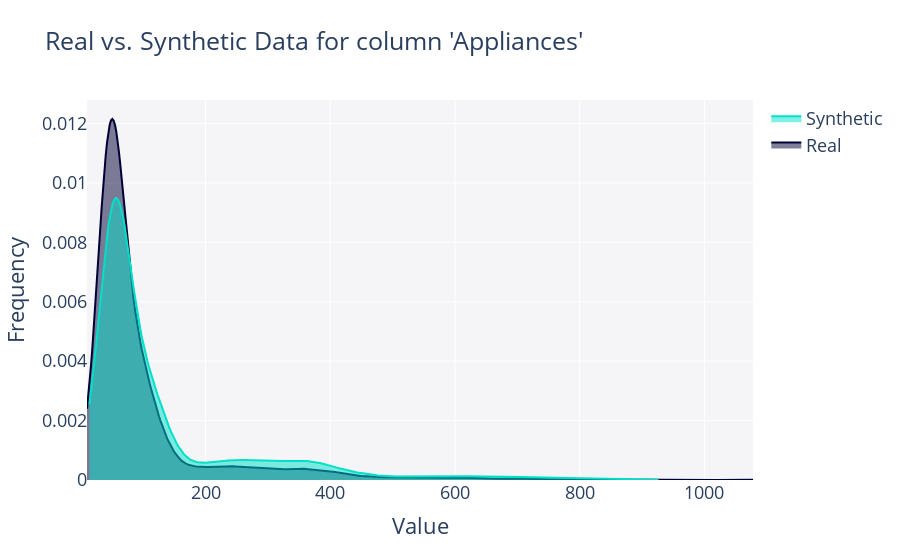

The notebook cell saved with this chart:
### Code cell
# Plot for the CTGAN model
fig_CTGAN_SDV = get_column_plot(
    real_data=df,
    synthetic_data=synthetic_data_CTGAN_SDV,
    metadata=metadata,
    column_name="Appliances"
)
    
fig_CTGAN_SDV.show()

### Figure 1 — Plotly figure (JSON) as saved in the notebook; plotly's stock layout.template omitted (floating-point values rounded to 4 significant figures; data arrays with more than 128 entries replaced by an {"elided": "..."} marker saying what was removed)
{"data": [{"fill": "tozeroy", "hovertemplate": "<b>Real</b><br>Frequency: %{y}<extra></extra>", "legendgroup": "Real", "marker": {"color": "#000036"}, "mode": "lines", "name": "Real", "showlegend": true, "type": "scatter", "x": {"elided": "500 float values"}, "xaxis": "x", "y": {"elided": "500 float values"}, "yaxis": "y"}, {"fill": "tozeroy", "hovertemplate": "<b>Synthetic</b><br>Frequency: %{y}<extra></extra>", "legendgroup": "Synthetic", "marker": {"color": "#01E0C9"}, "mode": "lines", "name": "Synthetic", "showlegend": true, "type": "scatter", "x": {"elided": "500 float values"}, "xaxis": "x", "y": {"elided": "500 float values"}, "yaxis": "y"}], "layout": {"barmode": "overlay", "font": {"size": 18}, "hovermode": "closest", "legend": {"traceorder": "reversed"}, "plot_bgcolor": "#F5F5F8", "title": {"text": "Real vs. Synthetic Data for column 'Appliances'"}, "xaxis": {"anchor": "y2", "domain": [0, 1], "title": {"text": "Value"}, "zeroline": false}, "yaxis": {"anchor": "free", "domain": [0, 1], "position": 0, "title": {"text": "Frequency"}}}}
